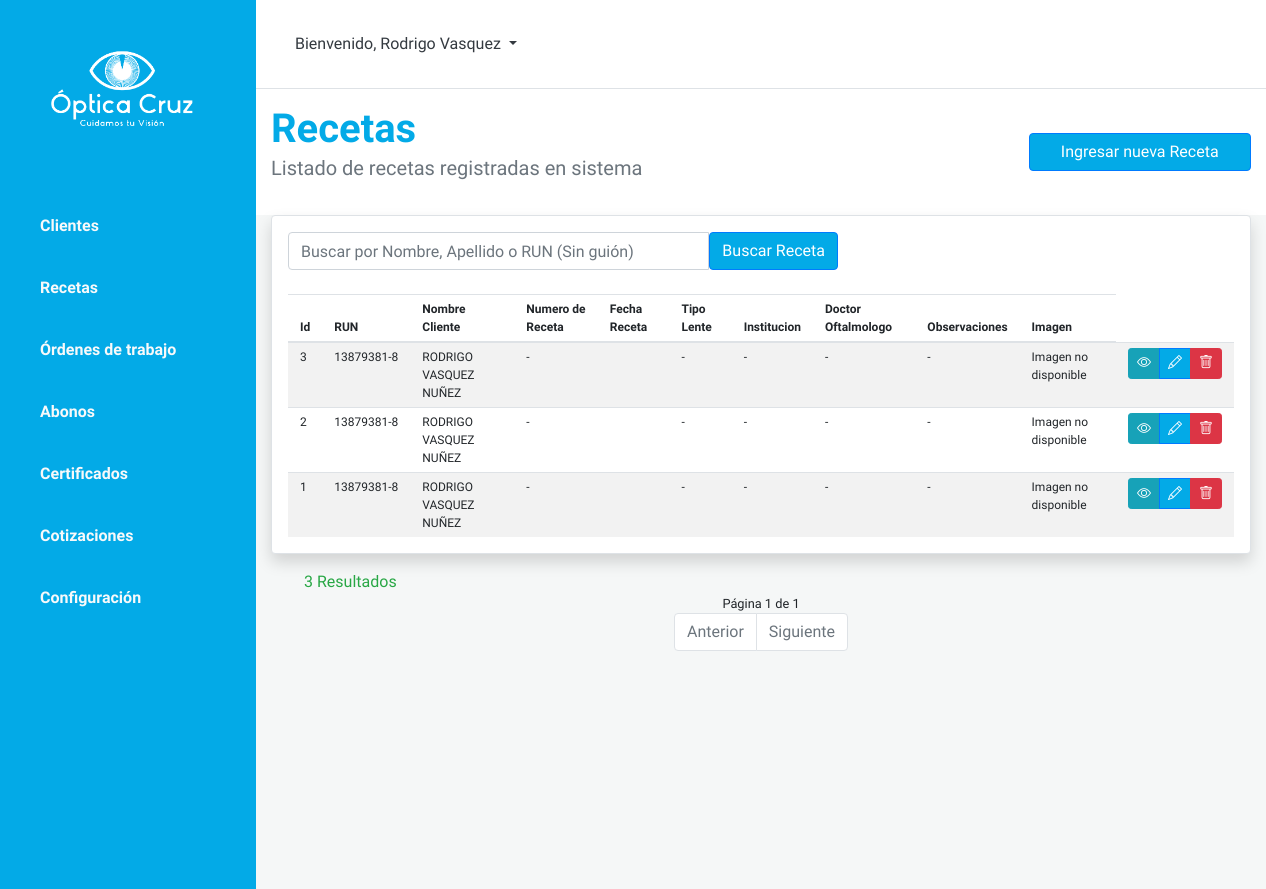
The page /receta_list on the database as committed earlier.
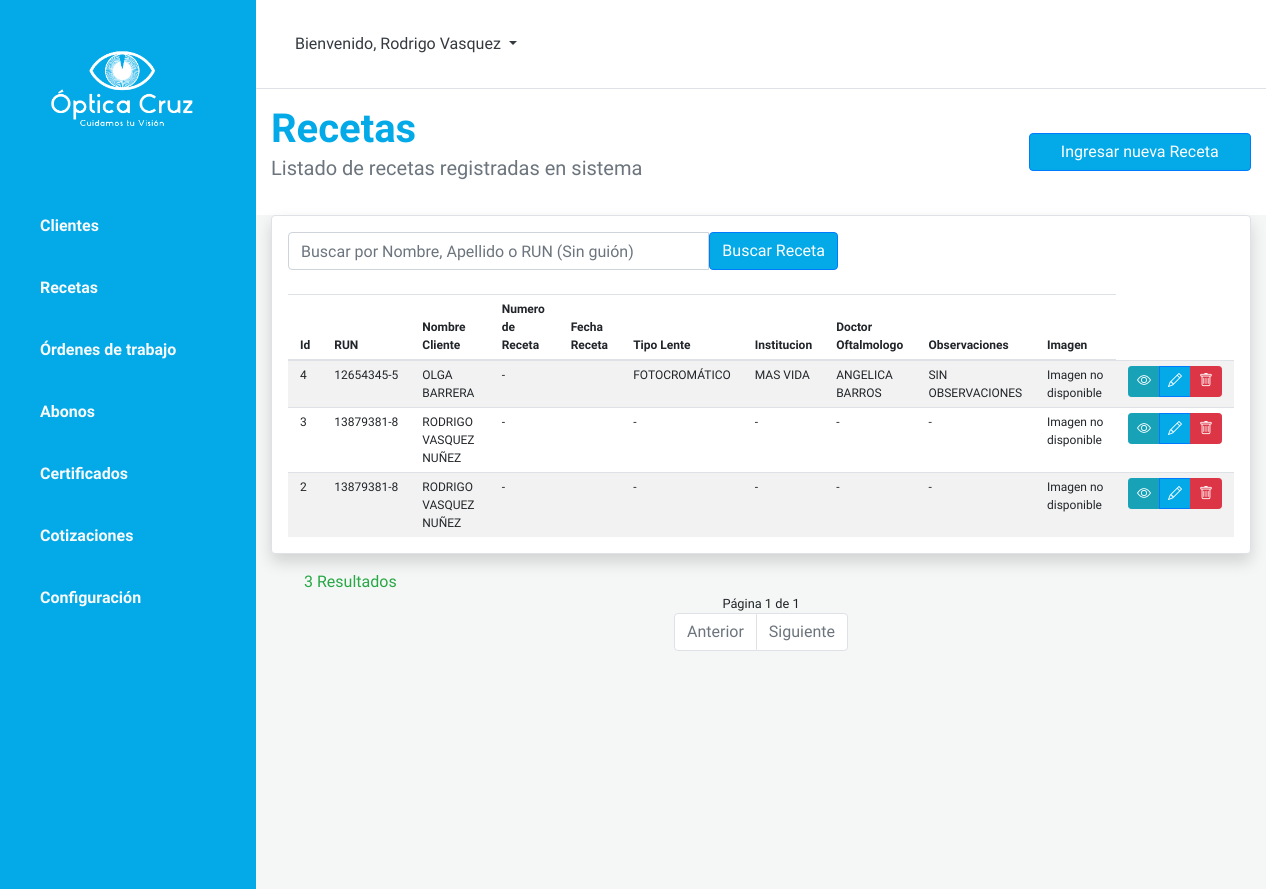
The same page on the database as committed later.
### optica/models.py (models this page shows, shortened)
class Receta(models.Model):
    idReceta = models.BigAutoField(primary_key=True, verbose_name="ID receta")
    rutCliente = models.ForeignKey(Cliente, on_delete=models.CASCADE, verbose_name="RUN Cliente")
    rutAdministrador = models.ForeignKey(Administrador, on_delete=models.CASCADE, null=True, blank=True, verbose_name="RUN Administrador")
    rutTecnico = models.ForeignKey(Tecnico, on_delete=models.CASCADE, null=True, blank=True, verbose_name="RUN Técnico")
    rutAtendedor = models.ForeignKey(Atendedor, on_delete=models.CASCADE, null=True, blank=True, verbose_name="RUN Atendedor")
    dvRutCliente = models.CharField(max_length=1, null=True, blank=True, verbose_name="Dígito")
    nombreCliente = models.CharField(max_length=20, null=True, blank=True, verbose_name="Nombre")
    apPaternoCliente = models.CharField(max_length=20, null=True, blank=True, verbose_name="Apellido Paterno")
    apMaternoCliente = models.CharField(max_length=20, null=True, blank=True, verbose_name="Apellido Materno")
    celularCliente = models.IntegerField(null=True, blank=True, verbose_name="Celular")
    telefonoCliente = models.IntegerField(null=True, blank=True, verbose_name="Teléfono")
    numeroReceta = models.IntegerField(null=True, blank=True, verbose_name="Número de Receta")
    fechaReceta = models.DateField(null=True, blank=True, verbose_name="Fecha Receta")
    creacionReceta = models.DateTimeField(auto_now_add=True, verbose_name="Creado el día")
    imagenReceta = models.ImageField(upload_to='imagenes/', null=True, blank=True, verbose_name="Imagen")
    lejosOdEsfera = models.CharField(max_length=10, null=True, blank=True, verbose_name="Esfera")
    lejosOdCilindro = models.CharField(max_length=10, null=True, blank=True, verbose_name="Cilindro")
    lejosOdEje = models.CharField(max_length=10, null=True, blank=True, verbose_name="Eje")
    lejosOiEsfera = models.CharField(max_length=10, null=True, blank=True, verbose_name="Esfera")
    lejosOiCilindro = models.CharField(max_length=10, null=True, blank=True, verbose_name="Cilindro")
    lejosOiEje = models.CharField(max_length=10, null=True, blank=True, verbose_name="Eje")
    dpLejos = models.CharField(max_length=10, null=True, blank=True, verbose_name="Distancia Pupilar")
    cercaOdEsfera = models.CharField(max_length=10, null=True, blank=True, verbose_name="Esfera")
    cercaOdCilindro = models.CharField(max_length=10, null=True, blank=True, verbose_name="Cilindro")
    cercaOdEje = models.CharField(max_length=10, null=True, blank=True, verbose_name="Eje")
    cercaOiEsfera = models.CharField(max_length=10, null=True, blank=True, verbose_name="Esfera")
    cercaOiCilindro = models.CharField(max_length=10, null=True, blank=True, verbose_name="Cilindro")
    cercaOiEje = models.CharField(max_length=10, null=True, blank=True, verbose_name="Eje")
    dpCerca = models.CharField(max_length=10, null=True, blank=True, verbose_name="Distancia Pupilar")
    tipoLente = models.CharField(max_length=20, null=True, blank=True, verbose_name="Tipo de Lente")
    institucion = models.CharField(max_length=20, null=True, blank=True, verbose_name="Institucion")
    doctorOftalmologo = models.CharField(max_length=40, null=True, blank=True, verbose_name="Médico Oftalmología")
    observacionReceta = models.CharField(max_length=300, null=True, blank=True, verbose_name="Observaciones")

class Cliente(models.Model):
    rutCliente = models.IntegerField(primary_key=True, verbose_name="RUN Cliente")
    dvRutCliente = models.CharField(max_length=1, verbose_name="Digito")
    nombreCliente = models.CharField(max_length=20, verbose_name="Nombre")
    apPaternoCliente = models.CharField(max_length=20, verbose_name="Apellido Paterno")
    apMaternoCliente = models.CharField(max_length=20, null=True, blank=True, verbose_name="Apellido Materno")
    celularCliente = models.IntegerField(null=True, blank=True, verbose_name="Celular")
    telefonoCliente = models.IntegerField(null=True, blank=True, verbose_name="Teléfono")
    emailCliente = models.EmailField(max_length=50, null=True, blank=True, verbose_name="Correo Electrónico")
    direccionCliente = models.CharField(max_length=100, null=True, blank=True, verbose_name="Dirección")
    creacionCliente = models.DateTimeField(auto_now_add=True, verbose_name="Creado el día")
    def __str__(self):
        return f"{self.rutCliente}"

### optica/views.py (the view)
# urls.py: path('receta_list', views.ListarRecetaView.as_view(), name='receta_list'),
class ListarRecetaView(generic.ListView):
    model = Receta
    paginate_by = 8
    ordering = ['-creacionReceta']
    def get_queryset(self) -> QuerySet[Any]:
        q = self.request.GET.get('q')
        if q:
            return Receta.objects.filter(
                Q(rutCliente__nombreCliente__icontains=q) |
                Q(rutCliente__apPaternoCliente__icontains=q) |
                Q(rutCliente__rutCliente__icontains=q)
            )
        return super().get_queryset()

### optica/templates/optica/receta_list.html (shortened to what the changed rows need)
{% extends 'optica/base.html' %}
{% load static %}
{% block content%}
<div id="content" class="bg-grey w-100">
    <section class="bg-light py-3">
        <div class="container">
            <div class="row">
                <div class="col-lg-9 col-md-8">
                    <h1 class="font-weight-bold mb-0">Recetas</h1>
                </div>
            </div>
        </div>
    </section>
    <div class="mt-0">
        <div class="container-fluid w-100">
            <div class="card border border-1 shadow rounded p-3 ">
                <br>
                <table class="table table-condensed table-striped mb-0">
                    <thead>
                        <tr>
                            <th scope="col">Id</th>
                            <th scope="col">RUN</th>
                            <th scope="col">Nombre Cliente</th>
                            <th scope="col">Numero de Receta</th>
                            <th scope="col">Fecha Receta</th>
                            <th scope="col">Tipo Lente</th>
                            <th scope="col">Institucion</th>
                            <th scope="col">Doctor Oftalmologo</th>
                            <th scope="col">Observaciones</th>
                            <th scope="col">Imagen</th>
                        </tr>
                    </thead>
                    <tbody>
                        {% for receta in object_list %}
                        <tr>
                            <td>{{ receta.idReceta |default:'-' }}</td>
                            <td>{{ receta.rutCliente }}-{{ receta.dvRutCliente }}</td>
                            <td class="text-uppercase">{{ receta.nombreCliente }} {{ receta.apPaternoCliente }}
                                {{ receta.apMaternoCliente |default:'' }}</td>
                            <td>{{ receta.numeroReceta |default:'-' }}</td>
                            <td>{{ receta.fechaReceta |date:'d/m/Y' }}</td>
                            <td class="text-uppercase">{{ receta.tipoLente |default:'-' }}</td>
                            <td class="text-uppercase">{{ receta.institucion |default:'-' }}</td>
                            <td class="text-uppercase">{{ receta.doctorOftalmologo |default:'-' }}</td>
                            <td class="text-uppercase">{{ receta.observacionReceta |default:'-' }}</td>
                            <td>
                                {% if receta.imagenReceta %}
                                <img src="{{ receta.imagenReceta.url }}" height="40" data-bs-toggle="modal"
                                    data-bs-target="#imagenModal-{{ receta.idReceta }}" style="cursor: pointer;" />
                                {% else %}
                                <span>Imagen no disponible</span>
                                {% endif %}
                            </td>
                            <td>
                                <div class="btn-group btn-group-sm">
                                    <button type="button" class="btn btn-info" data-bs-toggle="modal"
                                        data-bs-target="#recetaModal{{ receta.idReceta }}">
                                        <i class="bi bi-eye"></i>
                                    </button>
                                    <a href="{% url 'receta_edit' receta.pk %}" class="btn btn-primary">
                                        <i class="bi bi-pencil"></i>
                                    </a>
                                    <button type="button" class="btn btn-danger" data-bs-toggle="modal"
                                        data-bs-target="#eliminarRecetaModal{{ receta.idReceta }}">
                                        <i class="bi bi-trash"></i>
                                    </button>
                                </div>
                            </td>
                        </tr>
                        {% endfor %}
                    </tbody>
                </table>
            </div>
        </div>
    </div>
</div>
{% endblock content %}

Rows that differ between the two databases and show on the page:
removed Receta: idReceta "1", rutCliente "13879381", dvRutCliente "8", nombreCliente "RODRIGO", apPaternoCliente "VASQUEZ", apMaternoCliente "NUÑEZ", numeroReceta "-", tipoLente "-", institucion "-", doctorOftalmologo "-", observacionReceta "-", imagenReceta "Imagen no disponible"
added Receta: idReceta "4", rutCliente "12654345", dvRutCliente "5", nombreCliente "OLGA", apPaternoCliente "BARRERA", numeroReceta "-", tipoLente "FOTOCROMÁTICO", institucion "MAS VIDA", doctorOftalmologo "ANGELICA BARROS", observacionReceta "SIN OBSERVACIONES", imagenReceta "Imagen no disponible"
